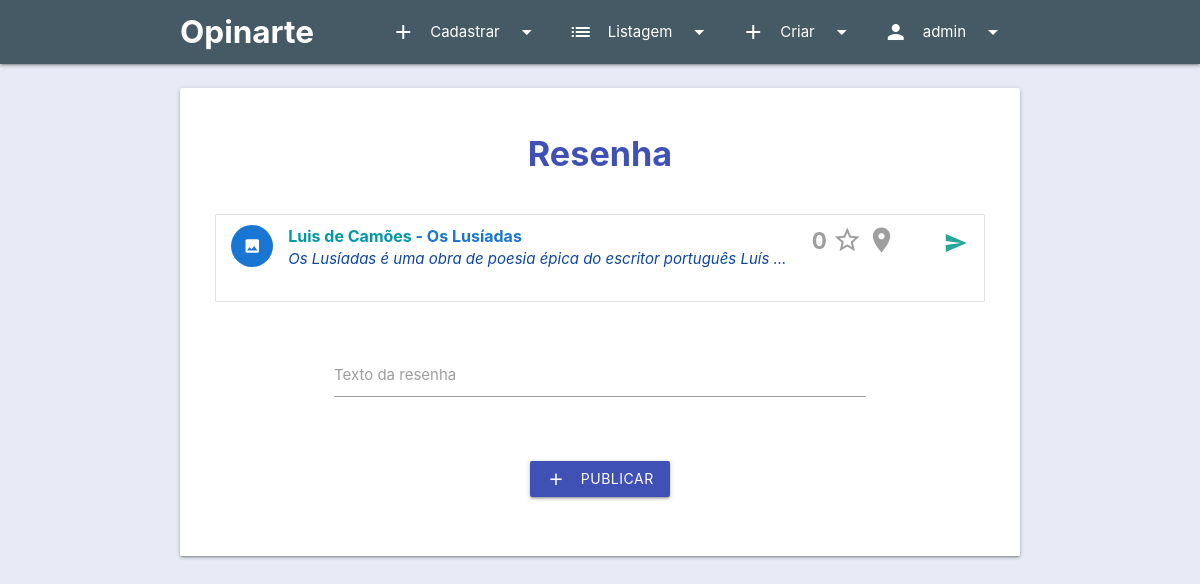
/resenha_cad.php?obra_id=5 (signed in), run on the app's committed database.
### tables this page shows
CREATE TABLE IF NOT EXISTS `artista` (
  `id_artista` INT(11) NOT NULL AUTO_INCREMENT,
  `nome` VARCHAR(150) NOT NULL,
  `descricao` TEXT NULL,
  `imagemUrl` VARCHAR(256) NULL DEFAULT NULL,
  `website` VARCHAR(150) NULL DEFAULT NULL,
  `facebook` VARCHAR(100) NULL DEFAULT NULL,
  `twitter` VARCHAR(100) NULL DEFAULT NULL,
  PRIMARY KEY (`id_artista`));

CREATE TABLE IF NOT EXISTS `obra` (
  `id_obra` INT(11) NOT NULL AUTO_INCREMENT,
  `nome` VARCHAR(256) NOT NULL,
  `descricao` TEXT NULL DEFAULT NULL,
  `dtLancamento` DATE NULL DEFAULT NULL,
  `imagemUrl` VARCHAR(256) NULL DEFAULT NULL,
  PRIMARY KEY (`id_obra`));

### classes/Conexao.class.php (called while the page is built, shortened)
<?php
class Conexao {
	protected static $instance;
	private function __construct ()
	{
		$db_host	=	"localhost";
		$db_name	=	"websiteartes";
		$db_user	=	"root";
		$db_pass	=	"";
		$db_driver	=	"mysql";
		try	{
			self::$instance = new PDO("$db_driver:host=$db_host; dbname=$db_name", $db_user, $db_pass);
			self::$instance->setAttribute(PDO::ATTR_ERRMODE, PDO::ERRMODE_EXCEPTION);
			self::$instance->exec('SET NAMES utf8');
		}
		catch (PDOException $e)	{
			echo "Erro: ".$e->getMessage();
		}
	}
	public static function getInstance() {
		return self::$instance;
	}
}
?>

### classes/ObraDao.class.php (called while the page is built, shortened)
<?php
class ObraDao
{
	public static function Popula($row)
	{
		$obra = new Obra;
		$obra->setId($row['id_obra']);
		$obra->setNome($row['nome']);
		$obra->setDescricao($row['descricao']);
		$obra->setData_lancamento($row['dtLancamento']);
		$obra->setImagemUrl($row['imagemUrl']);
		return $obra;
	}
	public static function SelectPorId($id)
	{
		try {
			$sql = "SELECT * FROM obra WHERE id_obra = $id";
			$query = Conexao::getInstance()->query($sql);
			$row = $query->fetch(PDO::FETCH_ASSOC);
			return self::Popula($row);
		} catch (Exception $e) {
			echo $e->getMessage();
		}
	}
}

### classes/Obra.class.php (called while the page is built, shortened)
<?php
class Obra extends AbsIdNomeDescricao
{
	private $data_lancamento, $imagemUrl;
	public function setImagemUrl($imgurl)
	{
		$this->imagemUrl = $imgurl;
	}
	public function getImagemUrl()
	{
		return $this->imagemUrl;
	}
}

### classes/AbsId.class.php (called while the page is built, shortened)
<?php
abstract class AbsId {
	private $id;
	public function setId($id) {
		$this->id = $id;
	}
	public function getId() {
		return $this->id;
	}
}
?>

### classes/ArtistaDao.class.php (called while the page is built, shortened)
<?php
class ArtistaDao
{
	public static function Popula($row)
	{
		$artista = new Artista;
		$artista->setId($row['id_artista']);
		$artista->setNome($row['nome']);
		$artista->setDescricao($row['descricao']);
		$artista->setImagemUrl($row['imagemUrl']);
		return $artista;
	}
	public static function SelectPorId($id)
	{
		try {
			$sql = "SELECT * FROM artista WHERE id_artista = $id";
			$query = Conexao::getInstance()->query($sql);
			$row = $query->fetch(PDO::FETCH_ASSOC);
			return self::Popula($row);
		} catch (Exception $e) {
			echo $e->getMessage();
		}
	}
	public static function SelectPorObra(Obra $obra)
	{
		try {
			$obra_id = $obra->getId();
			$sql = "SELECT * FROM artista_has_obra WHERE obra_id = $obra_id";
			$query = Conexao::getInstance()->query($sql);
			$arts_id = array();
			while ($row = $query->fetch(PDO::FETCH_ASSOC)) {
				array_push($arts_id, $row['artista_id']);
			}
			$artistas = array();
			for ($i = 0; $i < count($arts_id); $i++) {
				array_push($artistas, self::SelectPorId($arts_id[$i]));
			}
			return $artistas;
		} catch (Exception $e) { }
	}
}

### classes/AbsIdNome.class.php (called while the page is built, shortened)
<?php
abstract class AbsIdNome extends AbsId {
	private $nome;
	public function setNome($nome) {
		$this->nome = $nome;
	}
	public function getNome() {
		return $this->nome;
	}
}
?>

### classes/AbsIdNomeDescricao.class.php (called while the page is built, shortened)
<?php
abstract class AbsIdNomeDescricao extends AbsIdNome {
	private $descricao;
	public function setDescricao($descricao){
		$this->descricao = $descricao;
	}
	public function getDescricao(){
		return $this->descricao;
	}
}
?>

### classes/UsuarioDao.class.php (called while the page is built, shortened)
<?php
class UsuarioDao
{
	public static function SelectObrasRel_porObra(int $usuario_id, int $obra_id)
	{
		try {
			$sql = "SELECT * FROM usuario_relacao_obra WHERE usuario_id = $usuario_id AND obra_id = $obra_id";
			$query = Conexao::getInstance()->query($sql);
			$row = $query->fetch(PDO::FETCH_ASSOC);
			return $row['relacao'];
		} catch (Exception $e) {
			echo $e->getMessage();
		}
	}
	public static function Obra_favoritada($id_obra, $id_usuario)
	{
		try {
			$sql = "SELECT * FROM obras_favoritas WHERE usuario_id = $id_usuario AND obra_id = $id_obra";
			$query = Conexao::getInstance()->query($sql);
			$row = $query->fetch(PDO::FETCH_ASSOC);
			if ($row['obra_id'] == $id_obra)
				return true;
			else
				return false;
		} catch (Exception $e) {
			echo $e->getMessage();
		}
	}
}

### resenha_cad.php (the view, shortened to what this page needs)
<!DOCTYPE html>
<?php require_once('autoload.php');
if (isset($_POST['obra_id'])) $obra_id = $_POST['obra_id'];
else if (isset($_GET['obra_id'])) $obra_id = $_GET['obra_id'];
else $obra_id = '';
$acao = 'Insert';
$acao_ico = 'add';
$acao_txt = 'Publicar';
$texto = '';
if ($obra_id != '') {
	$obra = new Obra;
	$obra = ObraDao::SelectPorId($obra_id);
	$artistas = ArtistaDao::SelectPorObra($obra);
	$fav = UsuarioDao::Obra_favoritada($obra_id, $_SESSION['usuario_id']);
	$rel = UsuarioDao::SelectObrasRel_porObra($_SESSION['usuario_id'], $obra_id);
	$nota = UsuarioDao::SelectNotaObra($_SESSION['usuario_id'], $obra_id);
}
?>
<html>
<head>
	<link type="text/css" rel="stylesheet" href="css/materialize.min.css"  media="screen,projection"/>
	<link type="text/css" rel="stylesheet" href="css/custom.css"/>
</head>
<body class="indigo lighten-5">
	<header><?php Funcoes::PrintHeader(); ?></header>
	<main>
		<div class="container"> <div class="card-panel hoverable">
			<div class="row"> <div class="col s12">
				<center><h4><b class="indigo-text">Resenha</b></h4></center>
			</div> </div>
			<?php if ($obra_id != '' || !isset($res_id)) { ?>
			<div class="row"> <div class="col s12">
				<ul class="collection"><li class="collection-item avatar">
					<?php if($obra->getImagemUrl() != '') {
						echo "<img src='".$obra->getImagemUrl()."' class='circle materialboxed'>";
					} else { echo "<i class='material-icons blue circle darken-2'>photo</i>"; } ?>
					<div class="row"> <div class="col s6 m9">
						<span class="title">
							<b class="cyan-text text-darken-2">
								<?php for($i=0; $i < count($artistas); $i++) {
									echo $artistas[$i]->getNome();
								} ?> </b>
							<b class="blue-text text-darken-2"> -
								<?php echo $obra->getNome(); ?>
							</b>
						</span>
						<a class="secondary-content" href="obra.php?id=<?php echo $obra_id; ?>">
							<i class="material-icons">send</i>
						</a>
						<p><i class="truncate blue-text text-darken-4"><?php echo $obra->getDescricao(); ?></i></p>
					</div>
					<div class="col s6 m3">
						<?php if(isset($nota)) { $corn='blue-grey-text text-darken-2'; }
						else { $nota='0'; $corn='grey-text'; } ?>
						<b style='font-size:1.5em; vertical-align:super;' class='<?php echo $corn; ?> tooltipped' data-tooltip="Nota"><?php echo $nota; ?> </b>
						<?php if($fav) { $corf='yellow-text text-darken-3'; $ico='star'; }
						else { $corf='grey-text'; $ico='star_border'; } ?>
						<i data-tooltip="Favoritada" class="small tooltipped material-icons <?php echo $corf ?>"><?php echo $ico ?></i>
						<?php $tooltip="Relação (".$rel.")";
						if($rel=='Atual') { $corr='green-text'; }
						else if ($rel=='Desejo') { $corr='orange-text'; }
						else if ($rel=='Completa') { $corr='blue-text'; }
						else { $corr='grey-text'; $rel='Sem relação'; } ?>
						<i class="<?php echo $corr ?> small material-icons tooltipped" data-tooltip="<?php echo $tooltip; ?>">room</i>
					</div> </div>
				</li></ul>
			</div></div>
			<form action="resenha_acao.php" method="post">
				<div class="row container"><div class="input-field col s12">
					<label for="texto">Texto da resenha</label>
					<textarea class="materialize-textarea" name="texto"><?php echo $texto; ?></textarea>
				</div></div>
				<div class="row">
					<div class="input-field col s12"> <center>
						<button type="submit" name="acao" value="<?php echo $acao; ?>"
						class="waves-effect waves-light btn indigo">
							<i class="material-icons left"><?php echo $acao_ico; ?></i>
							<?php echo $acao_txt; ?>
						</button>
					</center> </div>
				</div>
			</form>
		<?php } else {
			if ($acao != 'Update') {
				echo "<center><div class='container card-panel red darken-1 z-depth-3 white-text'><b>Erro: </b> não foi informada uma obra (<code>resenha_cad.php?obra_id=n</code>)</div></center>";
				}
		} ?>
		</div> </div>
	</main>
</body>
</html>

### css/custom.css (style rules this page uses)
main div.container { margin-top: 2%; }

### data on the page
artista: nome "Luis de Camões"
obra: nome "Os Lusíadas", descricao "Os Lusíadas é uma obra de poesia épica do escritor português Luís…"

### other printed values
$_SESSION['usuario_nome'] "admin"
$nota "0"
$acao_txt "PUBLICAR"
